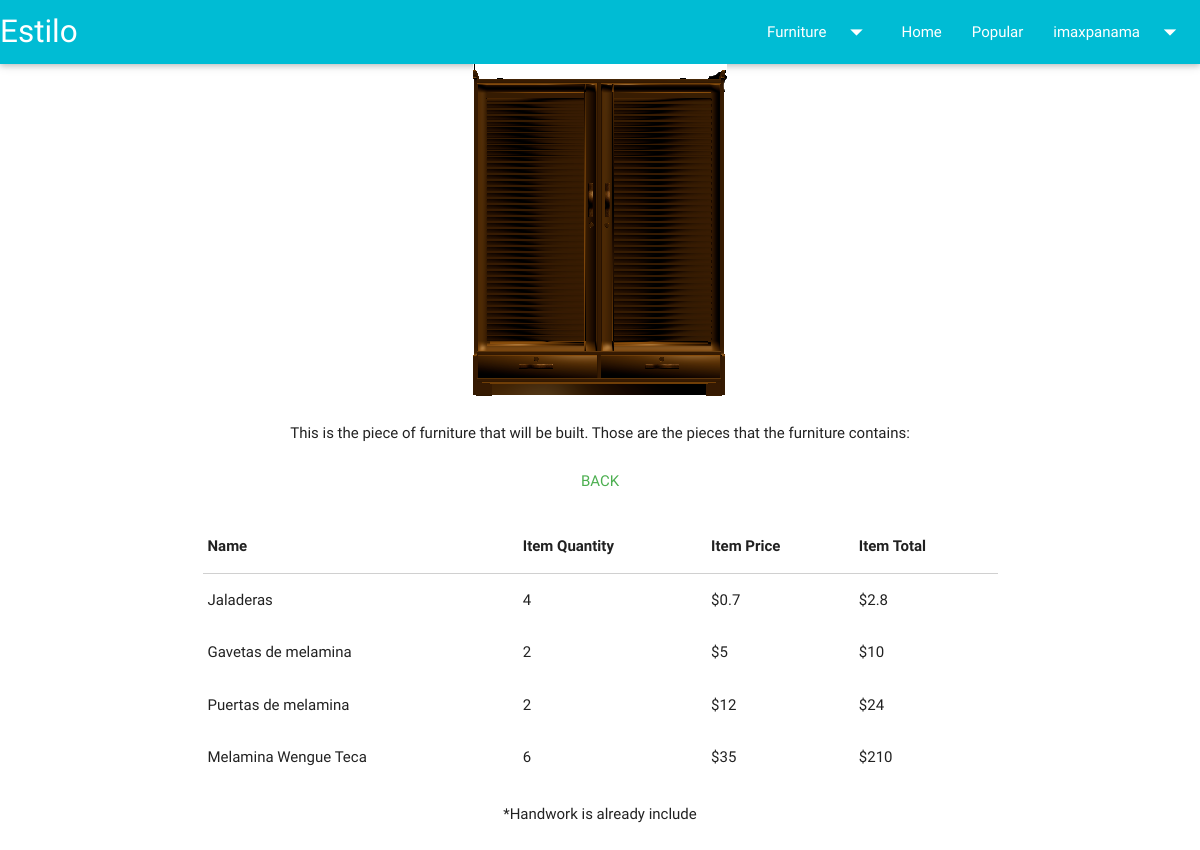
The page /ad-ver-pre.php?m=50 (signed in) on the database its author committed.
### tables this page shows
CREATE TABLE IF NOT EXISTS `mueble` (
  `idmueble` int(5) NOT NULL AUTO_INCREMENT,
  `nombre` varchar(50) NOT NULL,
  `descri` varchar(500) NOT NULL,
  `tipo` varchar(50) NOT NULL,
  `precio` double DEFAULT NULL,
  `img` varchar(250) DEFAULT NULL,
  `vis` int(10) DEFAULT NULL,
  PRIMARY KEY (`idmueble`)
);

CREATE TABLE IF NOT EXISTS `pieza` (
  `idpieza` int(5) NOT NULL AUTO_INCREMENT,
  `nombre` varchar(50) NOT NULL,
  `cantidad` int(5) NOT NULL,
  `alto` varchar(5) NOT NULL,
  `ancho` varchar(5) NOT NULL,
  `precio` double NOT NULL,
  `idmaterial` int(11) NOT NULL,
  `idmueble` int(5) NOT NULL,
  PRIMARY KEY (`idpieza`),
  KEY `idmaterial` (`idmaterial`)
);

### ad-ver-pre.php (the view, shortened to what this page needs)
<?php
if (isset($_SESSION['suser'])  && $_SESSION['type'] == "admin") {
  $mueble = $_GET['m'];
$consulta = "SELECT * FROM mueble where idmueble =" .$mueble;
$result = mysql_query($consulta);
?>
<!doctype html>
<html lang="es">
<head>
</head>
<body>
 <?php
while ($row = mysql_fetch_array($result)) {
  $sql = mysql_query("SELECT * FROM pieza WHERE idmueble=".$mueble);
  ?>
  <div class="container">
    <div class="row">
    <center>
    <div class="col s12 m12">
      <img src="<?php echo $row['img'];?>">
      <p class="text">This is the piece of furniture that will be built. Those are the pieces that the furniture contains: </p>
      <a href="ad-ver-reser.php" class="waves-effect waves-teal btn-flat green-text">Back</a>
      </div>
      </center>
      <div class="col s12">
        <table>
        <thead>
          <tr>
              <th data-field="id">Name</th>
              <th data-field="quatity">Item Quantity</th>
              <th data-field="price">Item Price</th>
              <th data-field="total">Item Total</th>
          </tr>
        </thead>
        <tbody>
        <?php  while($arr = mysql_fetch_array($sql)){?>
          <tr>
            <td><?php echo $arr['nombre']; ?></td>
            <td><?php echo $arr['cantidad']; ?></td>
            <td><?php echo "$"; echo $arr['precio']; ?></td>
            <td><?php echo "$"; echo $arr['precio']*$arr['cantidad']; ?></td>
          </tr>
          <?php }  ?>
        </tbody>
      </table>
      <p class="center">*Handwork is already include</p>
      </div>
    </div>
  </div>
<?php }  ?>
</body>
</html>
 <?php
}else{
  echo '<script> alert("Unauthenticated user"); location.href = "index.php"; </script>';
}
  ?>

### css/style.css (style rules this page uses)
p { line-height: 2rem; }

### rows shown on the page
mueble: img (picture)
pieza: nombre "Jaladeras", cantidad "4", precio "0.7", $arr['precio']*$arr['cantidad'] "2.8"
pieza: nombre "Gavetas de melamina", cantidad "2", precio "5", $arr['precio']*$arr['cantidad'] "10"
pieza: nombre "Puertas de melamina", cantidad "2", precio "12", $arr['precio']*$arr['cantidad'] "24"
pieza: nombre "Melamina Wengue Teca", cantidad "6", precio "35", $arr['precio']*$arr['cantidad'] "210"
